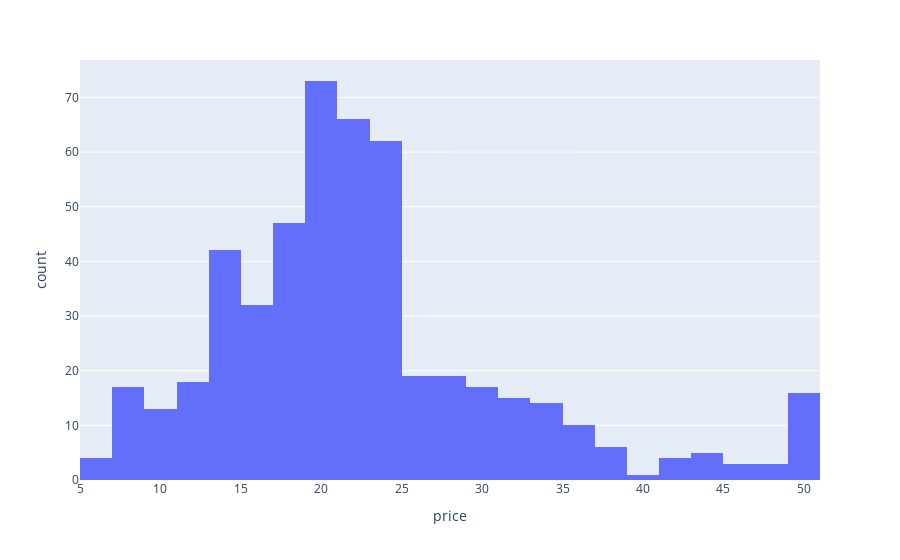

Here is the notebook cell this chart was saved with:
### Code cell
import plotly.express as px

fig = px.histogram(boston_pd, x ='price')

fig.show()

### Figure 1 — Plotly figure (JSON) as saved in the notebook; plotly's stock layout.template omitted (floating-point values rounded to 4 significant figures; data arrays with more than 128 entries replaced by an {"elided": "..."} marker saying what was removed)
{"data": [{"alignmentgroup": "True", "bingroup": "x", "hovertemplate": "price=%{x}<br>count=%{y}<extra></extra>", "legendgroup": "", "marker": {"color": "#636efa"}, "name": "", "offsetgroup": "", "orientation": "v", "showlegend": false, "type": "histogram", "x": {"elided": "506 float values"}, "xaxis": "x", "yaxis": "y"}], "layout": {"barmode": "relative", "legend": {"tracegroupgap": 0}, "margin": {"t": 60}, "xaxis": {"anchor": "y", "domain": [0, 1], "title": {"text": "price"}}, "yaxis": {"anchor": "x", "domain": [0, 1], "title": {"text": "count"}}}}
